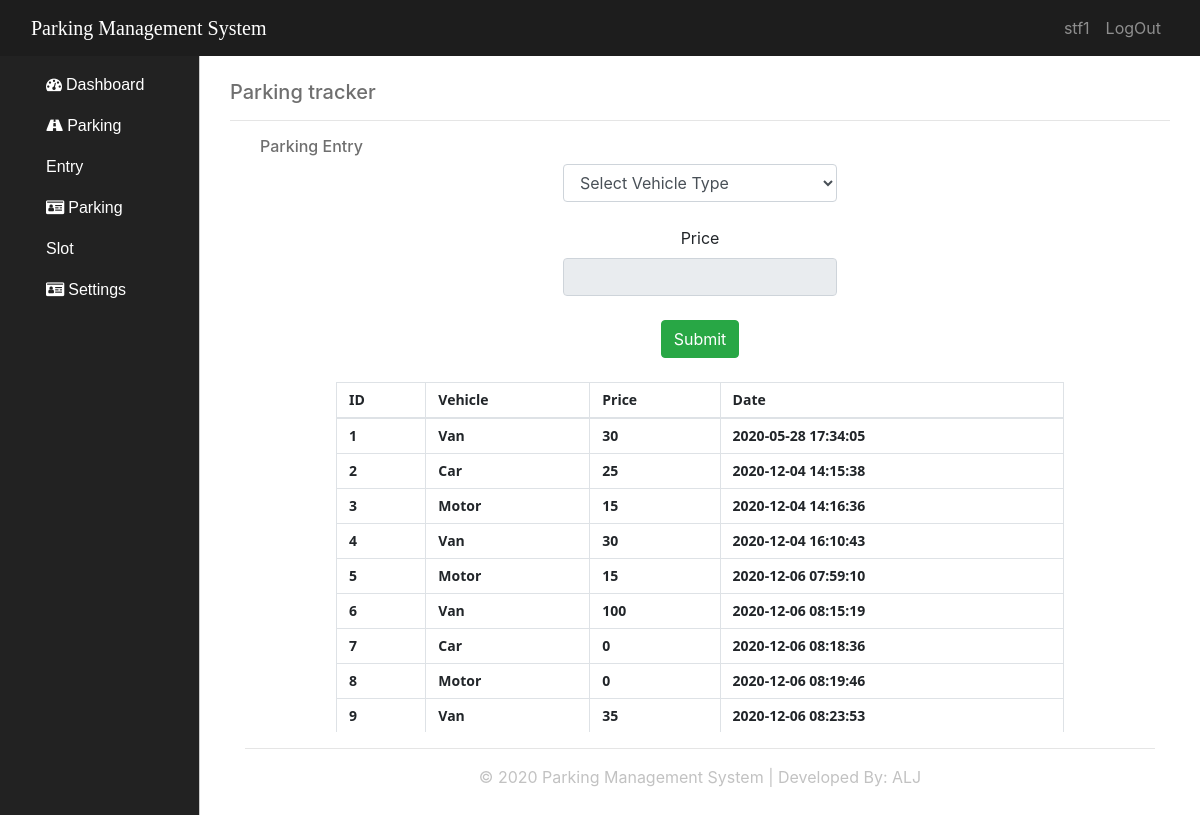
The page /parking.panel.php (signed in) on the database its author committed.
### tables this page shows
CREATE TABLE `tbl_users` (
  `id` int(11) NOT NULL,
  `firstname` varchar(50) NOT NULL,
  `lastname` varchar(50) NOT NULL,
  `username` varchar(50) NOT NULL,
  `password` varchar(250) NOT NULL,
  `email` varchar(250) NOT NULL,
  `contact` int(20) NOT NULL,
  `role` varchar(20) NOT NULL,
  `date` time NOT NULL
);

CREATE TABLE `tbl_parking_entry` (
  `parking_entry_id` int(11) NOT NULL,
  `vehicle` varchar(50) NOT NULL,
  `price` float NOT NULL,
  `date` timestamp NOT NULL DEFAULT current_timestamp() ON UPDATE current_timestamp()
);

### includes/dbh.inc.php (called while the page is built, shortened)
<?php
 class Database{
    protected function db_connection()
    {
        $this->db_host ="localhost";
        $this->db_username ="root";
        $this->db_password ="";
        $this->db_name ="db_pms";
        $this->connection = new mysqli($this->db_host,$this->db_username,$this->db_password,$this->db_name);
        return $this->connection;
    }
 }
?>

### includes/Select.class.php (called while the page is built, shortened)
<?php
include_once 'dbh.inc.php';
class Select_class extends Database{
        public function select_login_info($user_id){
            $query_select_login = "Select * from tbl_users where id='$user_id'";
            $result=mysqli_query($this->connection,$query_select_login);
            return $result;
        }
    public function select_all_entry(){
        $query_all_entry="Select * from tbl_parking_entry";
        $result=mysqli_query($this->connection,$query_all_entry);
        return $result;
    }
}
?>

### parking.panel.php (the view, shortened to what this page needs)
<?php
include 'includes/Select.class.php';
$conn = new Select_class();
$read_all_parking_entry = $conn->select_all_entry();
$conn_login_current = new Select_class();
$user_id =$_SESSION['id_staff'];
$read_login_current = $conn_login_current->select_login_info($user_id);
$row = mysqli_fetch_assoc($read_login_current);
?>
<!Doctype html>
<html>
<head>
    <link rel="stylesheet" type="text/css" href="assets/bootstrap-4.4.1-dist/css/bootstrap.css">
    <link rel="stylesheet" type="text/css" href="assets/bootstrap-4.4.1-dist/css/custom.css">
    <link rel="stylesheet" href="https://use.fontawesome.com/releases/v5.6.3/css/all.css">
    <link rel="stylesheet" href="https://cdnjs.cloudflare.com/ajax/libs/font-awesome/4.7.0/css/font-awesome.min.css">
</head>
<body>
    <div class="container-fluid">
        <div class="row wrapper">
            <div class="col-sm-12" style="background:#1d1d1d;">
                <nav class="navbar navbar-expand-sm  navbar-dark">
                    <a class="navbar-brand" href="#" style="font-family:calibri;">Parking Management System</a>
                    <div class="collapse navbar-collapse" id="collapsibleNavbar">
                        <ul class="navbar-nav ml-auto">
                            <li class="nav-item ">
                            <a class="nav-link" href="#"><?php echo $row['username'];?></a>
                            </li>
                            <li class="nav-item">
                            <a class="nav-link" href="functions/logout.func.php">LogOut</a>
                            </li>
                        </ul>
                    </div>
                </nav>
            </div>
            <div class="col-lg-2 aside-nav">
                <div class="container">
                <nav class="navbar navbar-expand-md  navbar-dark">
                        <br>
                        <div class="collapse navbar-collapse" id="SideNav">
                        <ul class="navbar-nav d-block">
                            <li class="nav-item fa fa-dashboard"> <a href="index" >Dashboard</a></li>
                            <li class=" nav-item fa fa-road"> <a href="parking.panel">Parking Entry</a></li>
                            <li class=" nav-item fa fa-id-card"> <a href="slots_parking.php" >Parking Slot</a></li>
                            <li class=" nav-item fa fa-id-card"> <a href="#" >Settings</a></li>
                        </ul>
                        </div>
                    </nav>
                </div>
            </div>
            <div class="col-lg-10 dash justify-content-center">
                <div class="container"><br>
                    <h5 style="color:#6f6f6f;">Parking tracker</h5>
                    <hr>
                    <h6 style="color:#6f6f6f; text-indent:30px; ">Parking Entry</h6>
                    <div class="row d-flex justify-content-center">
                        <form method="post" action="functions/Insert.ent.php" class="text-center">
                        <select id="cars" class="form-control" name="vehicle" onchange="ChooseType();" >
                        <option selected disabled>Select Vehicle Type </option>
                        <?php
                            include_once 'includes/Select.class.php';
                          ?>
                        </select>
                        <br>
                        <label>Price</label><br>
                       <input  readonly type="text" class="form-control" id="price" name="price" oninput="ifchange_price()"><br>
                        <button type="submit" class="btn btn-success btn-m " name="Submit_btn" > Submit</button>
                        </form>
                    </div>
                    <br>
              <div class="container">
            <section class="table_data">
  <table class="table table-bordered" id="table_parking_entries">
    <thead>
      <tr>
      <th>ID</th>
        <th>Vehicle</th>
        <th>Price</th>
        <th>Date</th>
      </tr>
    </thead>
    <tbody>
        <?php
        while($row=mysqli_fetch_array($read_all_parking_entry)){
        ?>
      <tr>
        <td><?php echo $row['parking_entry_id'];?></td>
        <td><?php echo $row['vehicle'];?></td>
        <td><?php echo $row['price'];?></td>
        <td><?php echo $row['date'];?></td>
      </tr>
      <?php
        }
      ?>
    </tbody>
  </table><br>                          <br><br>
</section>
</div>
                      <div class="container text-center">
                      <hr>
                      <footer style="color:#c2c2c2;">
                      &copy; 2020 Parking Management System | Developed By: ALJ
                      </footer>
                      </div>
                </div>
            </div>
        </div>
    </div>
</body>
</html>

### rows shown on the page
tbl_users: username "stf1"
tbl_parking_entry: parking_entry_id "1", vehicle "Van", price "30", date "2020-05-28 17:34:05"
tbl_parking_entry: parking_entry_id "2", vehicle "Car", price "25", date "2020-12-04 14:15:38"
tbl_parking_entry: parking_entry_id "3", vehicle "Motor", price "15", date "2020-12-04 14:16:36"
tbl_parking_entry: parking_entry_id "4", vehicle "Van", price "30", date "2020-12-04 16:10:43"
tbl_parking_entry: parking_entry_id "5", vehicle "Motor", price "15", date "2020-12-06 07:59:10"
tbl_parking_entry: parking_entry_id "6", vehicle "Van", price "100", date "2020-12-06 08:15:19"
tbl_parking_entry: parking_entry_id "7", vehicle "Car", price "0", date "2020-12-06 08:18:36"
tbl_parking_entry: parking_entry_id "8", vehicle "Motor", price "0", date "2020-12-06 08:19:46"
tbl_parking_entry: parking_entry_id "9", vehicle "Van", price "35", date "2020-12-06 08:23:53"
